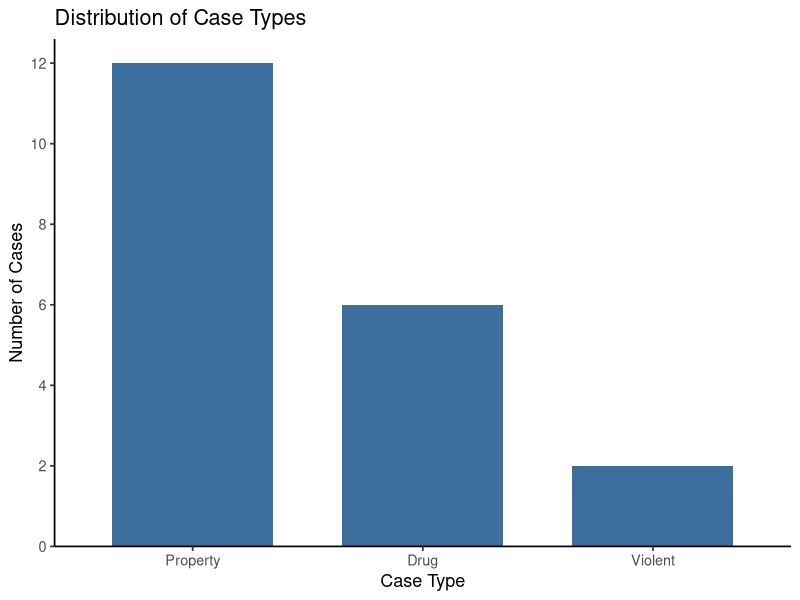

The R script that drew this image:
## ---- chunk 1
#| label: fig-case-types
#| echo: false
#| warning: false
#| message: false
#| fig-cap: "Distribution of case types among 20 recently filed cases."
#| fig-alt: "Bar chart showing 12 property cases, 6 drug cases, and 2 violent cases."

library(ggplot2)

cases <- data.frame(
  case_type = factor(
    c(rep("Property", 12), rep("Drug", 6), rep("Violent", 2)),
    levels = c("Property", "Drug", "Violent")
  )
)

ggplot(cases, aes(x = case_type)) +
  geom_bar(fill = "#3C6E9E", width = 0.7) +
  scale_y_continuous(
    limits = c(0, 12),
    breaks = seq(0, 12, by = 2),
    expand = expansion(mult = c(0, 0.05))
  ) +
  labs(
    title = "Distribution of Case Types",
    x = "Case Type",
    y = "Number of Cases"
  ) +
  theme_classic(base_size = 13)
